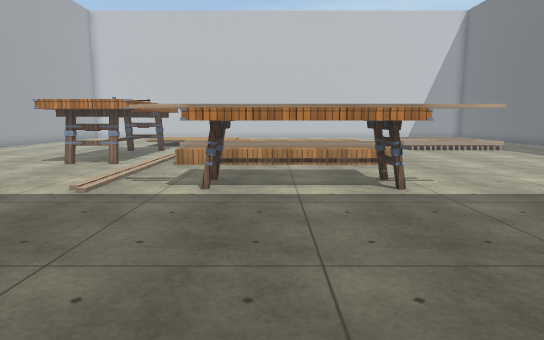
view 1 (above)

21 first-person views from a walk through a 3-D level made in the Unity game engine. The camera is 1.3 m above the floor, tilts 8° down and sees 75° across. The floor is counted in squares, 0.9 m on a side. Each view is taken from the middle of a square. On the plan, view 1 faces up. The plan holds only what a view shows up to about 16 squares ahead; the rest is blank. The player character is not drawn. Some surface patterns are stand-ins.

view 2
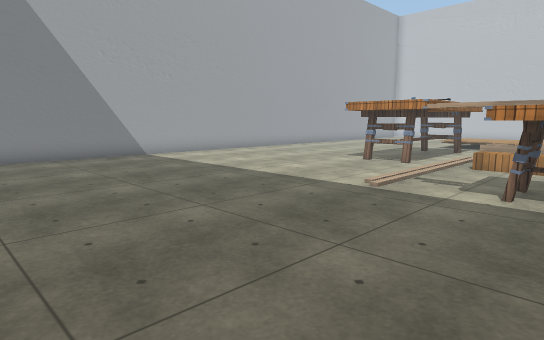

view 3
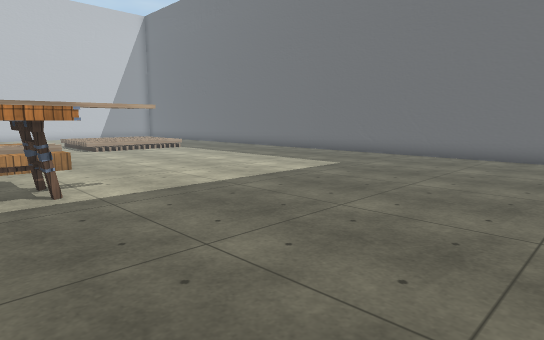

view 4
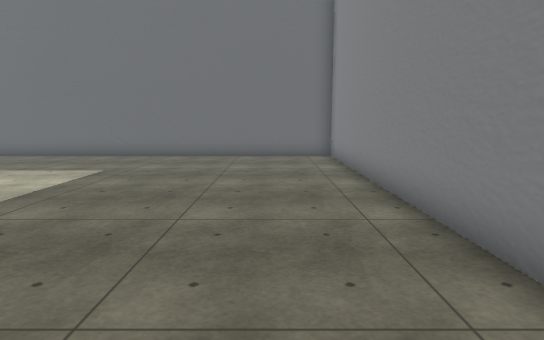

view 5
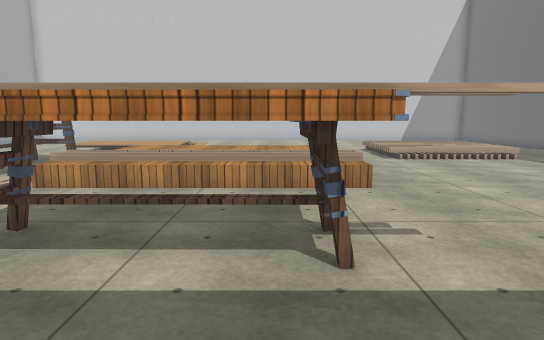

view 6
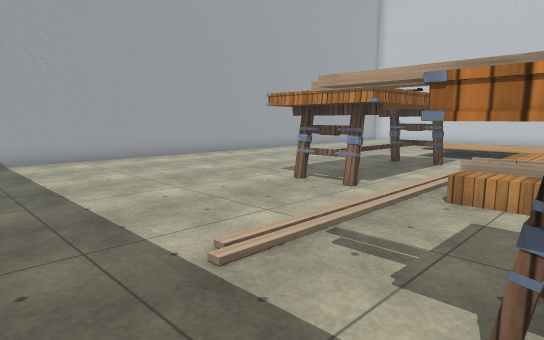

view 7
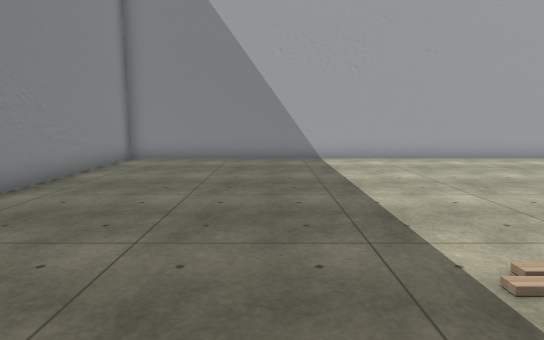

view 8
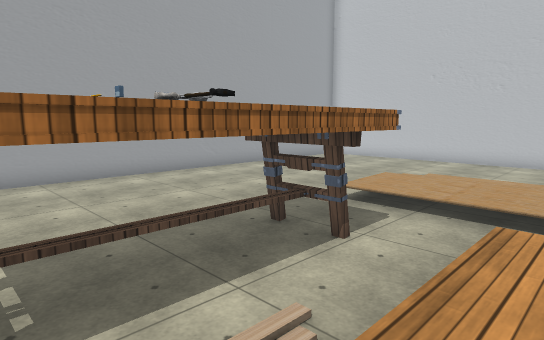

view 9
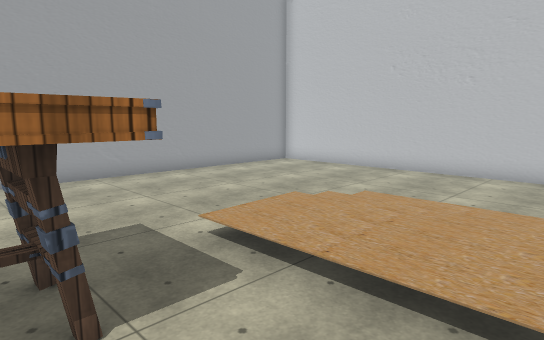

view 10
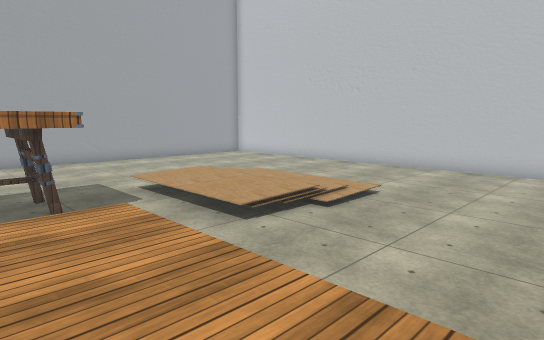

view 11
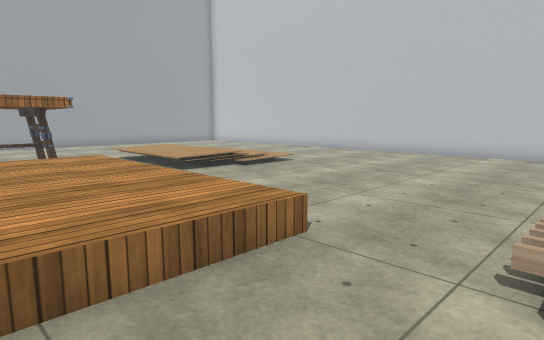

view 12
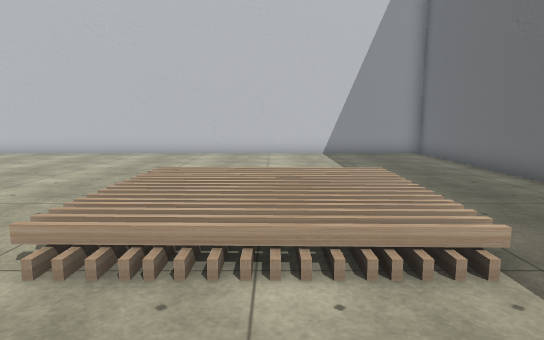

view 13
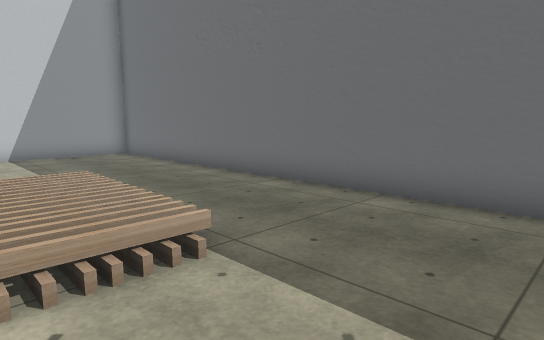

view 14
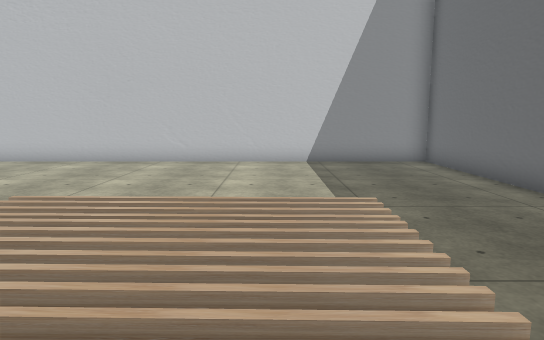

view 15
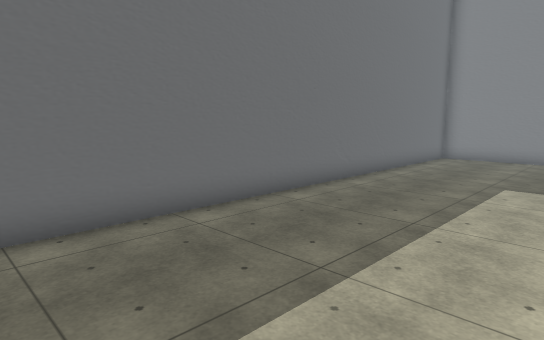

view 16
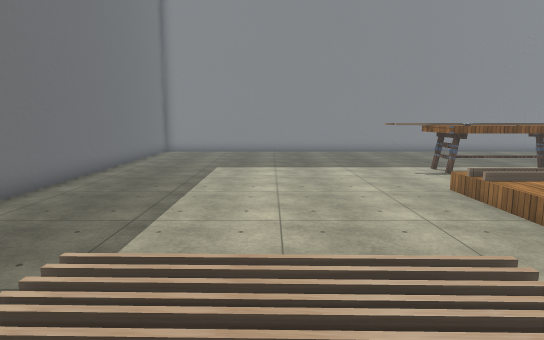

view 17
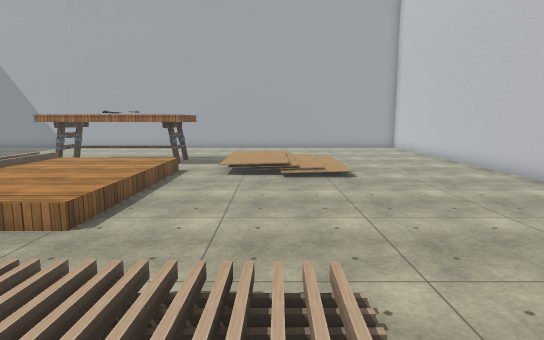

view 18
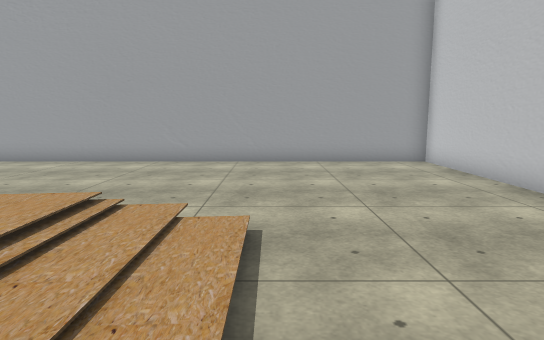

view 19
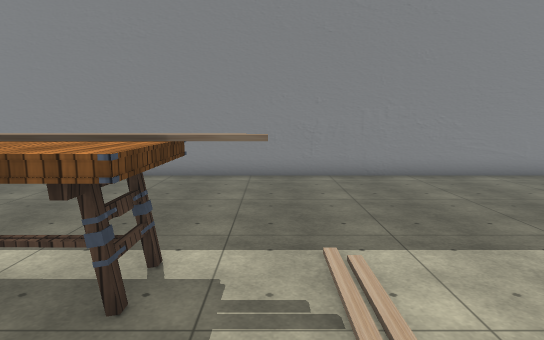

view 20
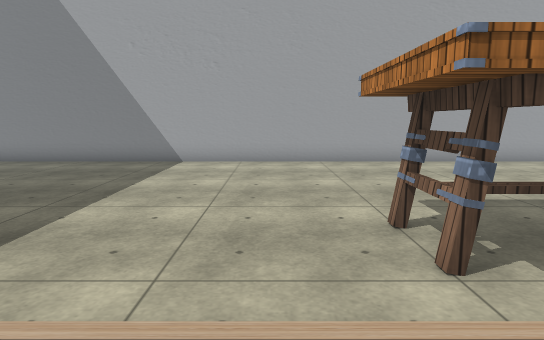

view 21
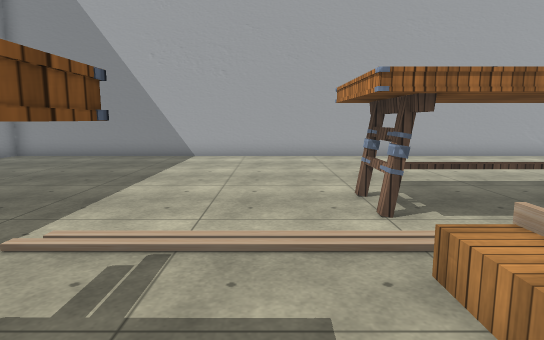

### Floor plan
Key: @ floor where view 1 was taken; # wall or solid block; . main floor; : floor 0.25 m higher than the main floor; + floor 0.5 m higher than the main floor; / step, stairs or slope; = window, fence, low wall or low ledge; T table; H thing the floor can be seen under or through.
Columns run from 15 left of view 1 to 16 right of it. Each row starts with its distance up from view 1.
 30 ################################
 29 #..............................#
 28 #..............................#
 27 #..............................#
 26 #..............................#
 25 #..............................#
 24 #..............................#
 23 #......./:::::.........    ....#
 22 #......./::::/......../    ....#
 21 #......./++++/........  // ....#
 20 #......./::::/........     ....#
 19 #.......//////........     ....#
 18 #...................../////....#
 17 #.......TTT./++++++/../////....#
 16 #.......TTT./++++++/...........#
 15 #.......TTT./++++++/...........#
 14 #.......TTT./++++++/...........#
 13 #.......TTT.=//////=...........#
 12 #.......TTT./++++++/...........#
 11 #..............................#
 10 #..............................#
  9 #.............TTTTT............#
  8 #...........#.TTTTT............#
  7 #............HHHHHHH...........#
  6 #..............................#
  5 #..............................#
  4 #..............................#
  3 #..............................#
  2 #..............................#
  1 #..............................#
  0 #..............@...............#
 -1 ################################

Where each view was taken, in squares from view 1:
view 1: 0 up, 0 right, facing up
view 2: 0 up, 0 right, facing up-left
view 3: 0 up, 1 right, facing up-right
view 4: 2 up, 1 right, facing right
view 5: 4 up, 2 right, facing up
view 6: 5 up, 1 left, facing up-left
view 7: 5 up, 1 left, facing left
view 8: 12 up, 2 left, facing up-left
view 9: 16 up, 2 left, facing up-left
view 10: 15 up, 3 right, facing up-left
view 11: 14 up, 7 right, facing up-left
view 12: 14 up, 9 right, facing up
view 13: 14 up, 9 right, facing up-right
view 14: 17 up, 10 right, facing up
view 15: 18 up, 9 right, facing down-right
view 16: 21 up, 9 right, facing down
view 17: 21 up, 10 right, facing left
view 18: 24 up, 2 left, facing left
view 19: 12 up, 3 left, facing down
view 20: 10 up, 2 left, facing left
view 21: 10 up, 0 right, facing left
